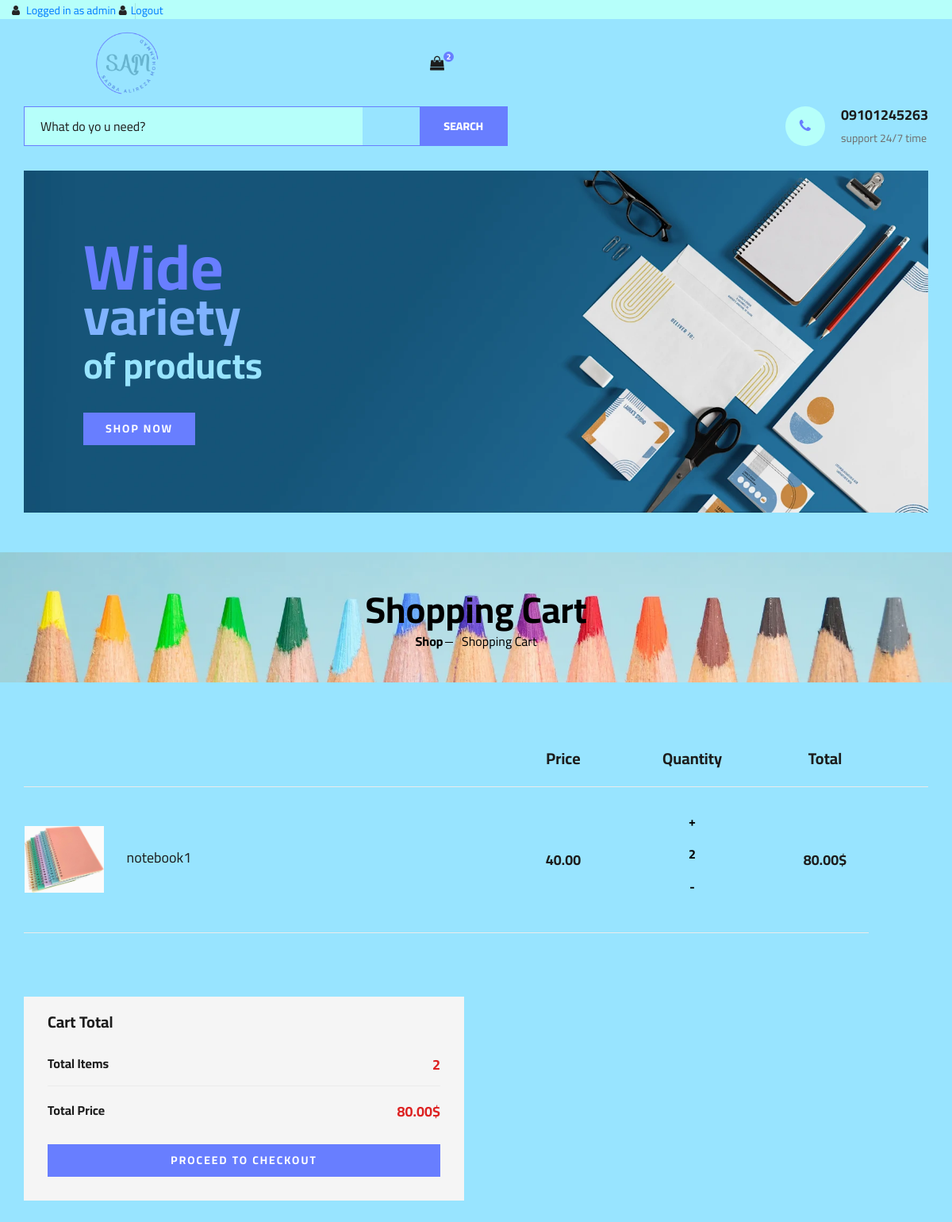
The app's page /cart/ (signed in) with its own data.
### website/models.py (models this page shows, shortened)
class OrderItem(models.Model):
    item = models.ForeignKey(Item,on_delete=models.SET_NULL,null=True)
    order = models.ForeignKey(Order,on_delete=models.SET_NULL,null=True)
    quantity = models.IntegerField(default=0,null=True,blank=True)
    date_added = models.DateTimeField(auto_now_add=True)
    @property
    def get_total(self):
        total = self.item.final_price * self.quantity
        return total

class Item(models.Model):
    Size_options = [
        ('tiny', 'tiny'),
        ('small', 'small'),
        ('medium', 'medium'),
        ('large','large')
    ]
    title = models.CharField(max_length=255)
    image = models.ImageField(upload_to='items_image/')
    category = TaggableManager()
    off = models.BooleanField(default=False)
    description = models.TextField()
    status = models.BooleanField(default=False)
    published_date = models.DateTimeField()
    created_date = models.DateTimeField(auto_now_add=True)
    updated_date = models.DateTimeField(auto_now=True)
    price = models.DecimalField(max_digits=10, decimal_places=2)
    discount = models.DecimalField(max_digits=10, decimal_places=2)
    final_price = models.DecimalField(max_digits=10, decimal_places=2, editable=False, null=True, blank=True)
    size = models.CharField(max_length=10, choices=Size_options)
    color = models.CharField(max_length=255)
    class Meta:
        ordering = ['-created_date']

class Order(models.Model):
    customer=models.ForeignKey(Customer,on_delete=models.SET_NULL,null=True,blank=True)
    date_ordered = models.DateTimeField(auto_now_add=True)
    complete = models.BooleanField(default=False)
    transaction_id = models.CharField(max_length=100,null=True)
    @property
    def get_cart_total(self):
        orderitems = self.orderitem_set.all()
        total = sum([orderitem.get_total for orderitem in orderitems])
        return total
    @property
    def get_cart_items(self):
        orderitems = self.orderitem_set.all()
        total = sum([orderitem.quantity for orderitem in orderitems])
        return total

### website/views.py (the view)
# urls.py: path('cart/',cart_view,name='cart'),
def cart_view(request):
    if request.user.is_authenticated:
        customer = request.user.customer
        order, created = Order.objects.get_or_create(customer=customer,complete=False)
        orderitems = order.orderitem_set.all()
        cartItems = order.get_cart_items
        print('orderitems:' , orderitems)
        return render(request,'website_templates/cart.html',{'orderitems' : orderitems,'order' : order,'cartItems' : cartItems})
    else:
        return render('/')

### templates/website_templates/cart.html (shortened to what this page needs)
{% extends "base.html" %}
{% block content %}
{% load static %}
    <section class="breadcrumb-section set-bg" data-setbg="{% static 'img/art-materials-colored-pencils.webp' %}">
        <div class="container">
            <div class="row">
                <div class="col-lg-12 text-center">
                    <div class="breadcrumb__text">
                        <h2>Shopping Cart</h2>
                        <div class="breadcrumb__option">
                            <a href="{% url 'website:shop' %}">Shop</a>
                            <span>Shopping Cart</span>
                        </div>
                    </div>
                </div>
            </div>
        </div>
    </section>
    <section class="shoping-cart spad">
        <div class="container">
            <div class="row">
                <div class="col-lg-12">
                    <div class="shoping__cart__table">
                        <table >
                            <thead>
                                <tr>
                                    <th class="shoping__product"></th>
                                    <th>Price</th>
                                    <th>Quantity</th>
                                    <th>Total</th>
                                    <th></th>
                                </tr>
                            </thead>
                            <tbody>
                                {% for orderitem in orderitems %}
                                <tr>
                                    <td class="shoping__cart__item">
                                        <img src="{{orderitem.item.image.url}}" alt="">
                                        <h5>{{orderitem.item.title}}</h5>
                                    </td>
                                    <td class="shoping__cart__price">
                                        {{orderitem.item.final_price}}
                                    </td>
                                    <td class="shoping__cart__quantity">
                                        <p style="color:black; font-weight: bolder;" onmouseover="this.style.cursor='pointer';" onmouseout="this.style.cursor='default';"
                                        data-item="{{orderitem.item.id}}" data-action="add" class="update-cart">+</p>
                                            <p style="color:black; font-weight: bolder;" >{{orderitem.quantity}}</p>
                                        <p style="color:black; font-weight: bolder;"onmouseover="this.style.cursor='pointer';" onmouseout="this.style.cursor='default';"
                                        data-item="{{orderitem.item.id}}" data-action="remove" class="update-cart">-</p>
                                    </td>
                                    <td class="shoping__cart__total">
                                       {{orderitem.get_total}}$
                                    </td>
                                </tr>
                                {% endfor %}
                            </tbody>
                        </table>
                    </div>
                </div>
            </div>
            <div class="row">
                <div class="col-lg-6">
                    <div class="shoping__checkout">
                        <h5>Cart Total</h5>
                        <ul>
                            <li>Total Items <span>{{order.get_cart_items}}</span></li>
                            <li>Total Price<span>{{order.get_cart_total}}$</span></li>
                        </ul>
                        <a href="{% url 'website:checkout' %}" class="primary-btn">PROCEED TO CHECKOUT</a>
                    </div>
                </div>
            </div>
        </div>
    </section>
   {% endblock %}

### templates/base.html (shortened to what this page needs)
{% load static %}
<!DOCTYPE html>
<html lang="zxx">
<head>
    <link rel="stylesheet" href="{% static 'css/bootstrap.min.css' %}" type="text/css">
    <link rel="stylesheet" href="{% static 'css/font-awesome.min.css' %}" type="text/css">
    <link rel="stylesheet" href="{% static 'css/elegant-icons.css' %}" type="text/css">
    <link rel="stylesheet" href="{% static 'css/nice-select.css' %}" type="text/css">
    <link rel="stylesheet" href="{% static 'css/jquery-ui.min.css' %}" type="text/css">
    <link rel="stylesheet" href="{% static 'css/owl.carousel.min.css' %}" type="text/css">
    <link rel="stylesheet" href="{% static 'css/slicknav.min.css' %}" type="text/css">
    <link rel="stylesheet" href="{% static 'css/style.css' %}" type="text/css">
</head>
<body>
    <header class="header">
        <div class="header__top">
            <div class="container">
                <div class="row">
                    <div class="">
                        <div class="header__top__left">
                            <ul>
                                {% if request.user.is_authenticated %}
                                <li><a href="#"><i class="fa fa-user"></i> Logged in as {{request.user.username}}</a></li>
                                <li><a href="{% url 'accounts:logout' %}" ><i class="fa fa-user"></i>Logout</a></li>
                                {% else %}
                                <li><a href="{% url 'accounts:login' %}"><i class="fa fa-user"></i>Login</a></li>
                                <li><a href="{% url 'accounts:signup' %}" ><i class="fa fa-user"></i>Sign up</a></li>
                                {% endif %}
                            </ul>
                        </div>
                    </div>
                </div>
            </div>
        </div>
        <div class="container">
            <div class="row">
                <div class="col-lg-3">
                    <div class="header__logo">
                        <a href="#"><img src="{% static 'img/SAM.png' %}" alt="LOGO"></a>
                    </div>
                </div>
                <div class="col-lg-3">
                    <div class="header__cart">
                        <ul>
                            <li><a href="{% url 'website:cart' %}"><i class="fa fa-shopping-bag"></i> <span>{{cartItems}}</span></a></li>
                        </ul>
                    </div>
                </div>
            </div>
        </div>
    </header>
    <section class="hero">
        <div class="container">
            <div class="row">
                <div class="col-lg-12">
                    <div class="hero__search">
                        {% include 'website_templates/search.html' %}
                        <div class="hero__search__phone">
                            <div class="hero__search__phone__icon">
                                <i class="fa fa-phone"></i>
                            </div>
                            <div class="hero__search__phone__text">
                                <h5>09101245263</h5>
                                <span>support 24/7 time</span>
                            </div>
                        </div>
                    </div>
                    <div class="hero__item set-bg" data-setbg="{% static 'img/hero/S001525875.webp' %}">
                        <div class="hero__text">
                            <h1>Wide</h1>
                            <h2>variety</h2>
                            <h3>of products</h3>
                            <br>
                            <a href="{% url 'website:shop' %}" class="primary-btn">SHOP NOW</a>
                        </div>
                    </div>
                </div>
            </div>
        </div>
    </section>
    {% block content %}
    {% endblock %}
</body>
</html>

### records on screen
OrderItem: item.image (picture), item "notebook1", item.final_price "40.00", quantity "2", get_total "80.00"
Order: get_cart_items "2", get_cart_total "80.00"

### other values on screen
{{ request.user.username }} "admin"
{{ cartItems }} "2"
